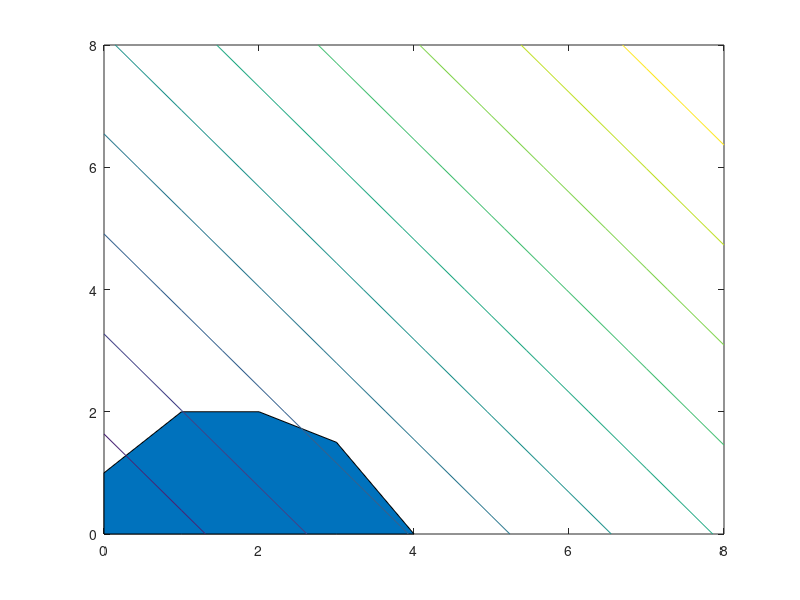

Here is the MATLAB script that generated this plot:
%problema  de  l a s  p i n t u r a s
x = 0 : 8 ;%rango para la grafica
y1 = max((24-6*x)/4,0);% 6x + 4y<= 24
y2 = max((6-x)/2 ,0);% x + 2y<=6
y3 = max(1+x,0);%−x + y<=1
y4 = max(2 ,0)*ones(1 ,9);% y<=2
ytop=min([y1;y2;y3;y4]); %vector de minimos
area(x,ytop);%se rellena la area
hold on;
[u v]= meshgrid(0:8,0:8);%rango de la grafica
contour(u,v,5*u+4*v);%evaluar z en el rango defindo
hold off;